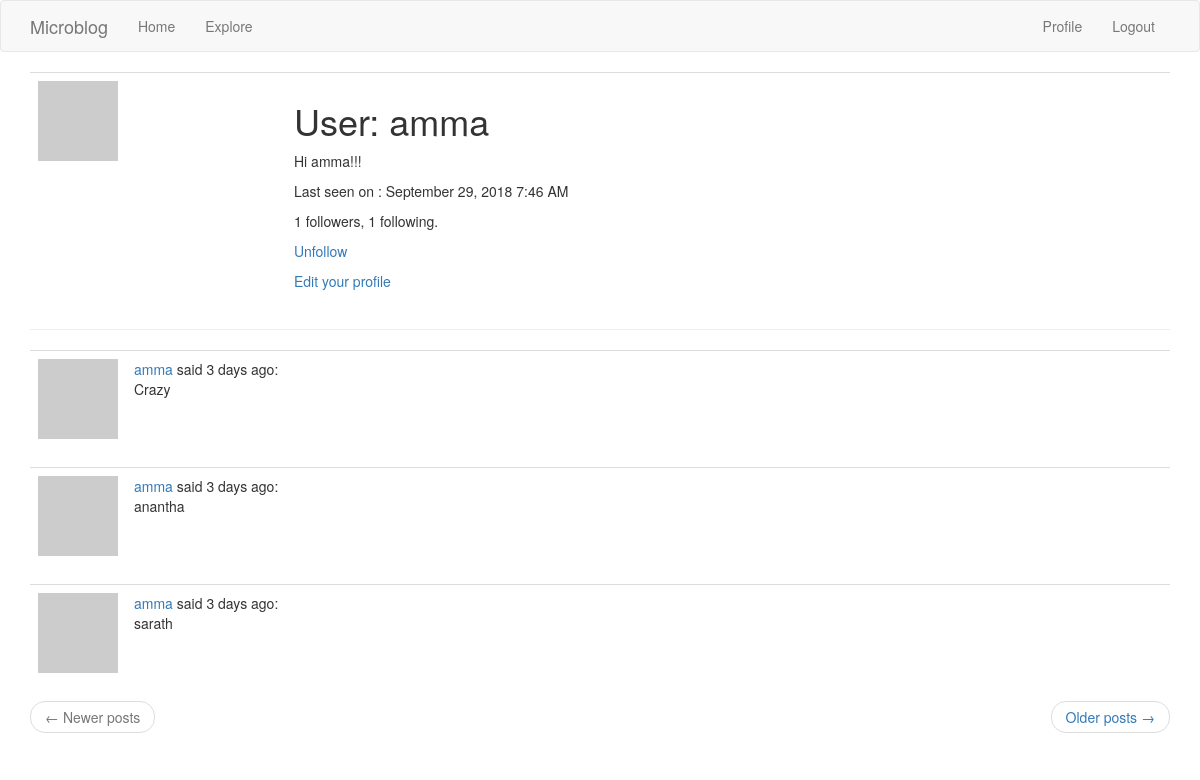
/user/amma (signed in), run on the app's committed database.
### app/models.py (models this page shows, shortened)
class User(UserMixin, db.Model):
    id              = db.Column(db.Integer, primary_key=True)
    username        = db.Column(db.String(64), index=True, unique=True)
    email           = db.Column(db.String(120), index=True, unique=True)
    password_hash   = db.Column(db.String(128))
    posts           = db.relationship('Post',backref='author',lazy='dynamic')
    about_me        = db.Column(db.String(140))
    last_seen       = db.Column(db.DateTime, default=datetime.utcnow())
    followed        = db.relationship(
        'User', secondary=followers,
        primaryjoin=(followers.c.follower_id == id),
        secondaryjoin=(followers.c.followed_id == id),
        backref=db.backref('followers', lazy='dynamic'), lazy='dynamic')
    def is_following(self,user):
        return self.followed.filter(
            followers.c.followed_id == user.id).count() > 0
    def avatar(self, size):
        md5=hashlib.md5
        digest = md5(self.email.lower().encode('utf-8')).hexdigest()
        return 'https://www.gravatar.com/avatar/{}?d=identicon&s={}'.format(
            digest, size)

class Post(db.Model):
    id          = db.Column(db.Integer,primary_key=True)
    body        = db.Column(db.String(140))
    timestamp   = db.Column(db.DateTime,index=True,default=datetime.utcnow)
    user_id     = db.Column(db.Integer,db.ForeignKey('user.id'))

### app/routes.py (the view)
@app.route('/user/<username>')
@login_required
def user(username):
    user = User.query.filter_by(username=username).first_or_404()
    page = request.args.get('page', 1, type=int)
    posts = user.posts.order_by(Post.timestamp.desc()).paginate(
        page, app.config['POSTS_PER_PAGE'], False)
    next_url = url_for('user', username=user.username, page=posts.next_num) if posts.has_next else None
    prev_url = url_for('user', username=user.username, page=posts.prev_num) if posts.has_prev else None
    return render_template('user.html', user=user, posts=posts.items,next_url=next_url, prev_url=prev_url)

### app/models.py (called while the page is built)
@login.user_loader
def load_user(id):
    return User.query.get(int(id))

### app/routes.py (called while the page is built)
@app.before_request
def before_request():
    if current_user.is_authenticated:
        current_user.last_seen = datetime.utcnow()
        db.session.commit()

### app/templates/user.html
{% extends "base.html" %}
{% block app_content%}
<table class="table table-hover">
  <tr>
           <td width="256px"><img src="{{ user.avatar(256) }}"></td>
           <td>
        <h1>User: {{user.username}}</h1>
        {% if user.about_me %} <p> {{user.about_me}} </p>{% endif %}
        {% if user.last_seen %} <p> Last seen on : {{moment(user.last_seen).format('LLL')}} </p>{% endif %}
         <p>{{ user.followers.count() }} followers, {{ user.followed.count() }} following.</p>
         {% if user == current_user %}
         {% elif not current_user.is_following(user) %}
         <p><a href="{{ url_for('follow', username=user.username) }}">Follow</a></p>
         {% else %}
         <p><a href="{{ url_for('unfollow', username=user.username) }}">Unfollow</a></p>
         <p><a href="{{url_for('edit_profile')}}">Edit your profile</p></a>{% endif%}
      </td>
  </tr>
</table>
  <hr>
  {%for post in posts%}
    {% include "_posts.html"%}
  {% endfor %}
  <nav aria-label="...">
       <ul class="pager">
           <li class="previous{% if not prev_url %} disabled{% endif %}">
               <a href="{{ prev_url or '#' }}">
                   <span aria-hidden="true">&larr;</span> Newer posts
               </a>
           </li>
           <li class="next{% if not next_url %} disabled{% endif %}">
               <a href="{{ next_url or '#' }}">
                   Older posts <span aria-hidden="true">&rarr;</span>
               </a>
           </li>
       </ul>
   </nav>
{% endblock %}

### app/templates/_posts.html
<table class="table table-hover">
    <tr>
        <td width="70px">
            <a href="{{ url_for('user', username=post.author.username) }}">
                <img src="{{ post.author.avatar(70) }}" />
            </a>
        </td>
        <td>
            <a href="{{ url_for('user', username=post.author.username) }}">
                {{ post.author.username }}
            </a>
            said {{moment(post.timestamp).fromNow()}}:
            <br>
            {{ post.body }}
        </td>
    </tr>
</table>

### data on the page
User: username "amma", about_me "Hi amma!!!", last_seen "September 29, 2018 7:46 AM"
Post: author.username "amma", timestamp "3 days ago", body "Crazy"
Post: author.username "amma", timestamp "3 days ago", body "anantha"
Post: author.username "amma", timestamp "3 days ago", body "sarath"

### other printed values
{{ user.followers.count() }} "1"
{{ user.followed.count() }} "1"
